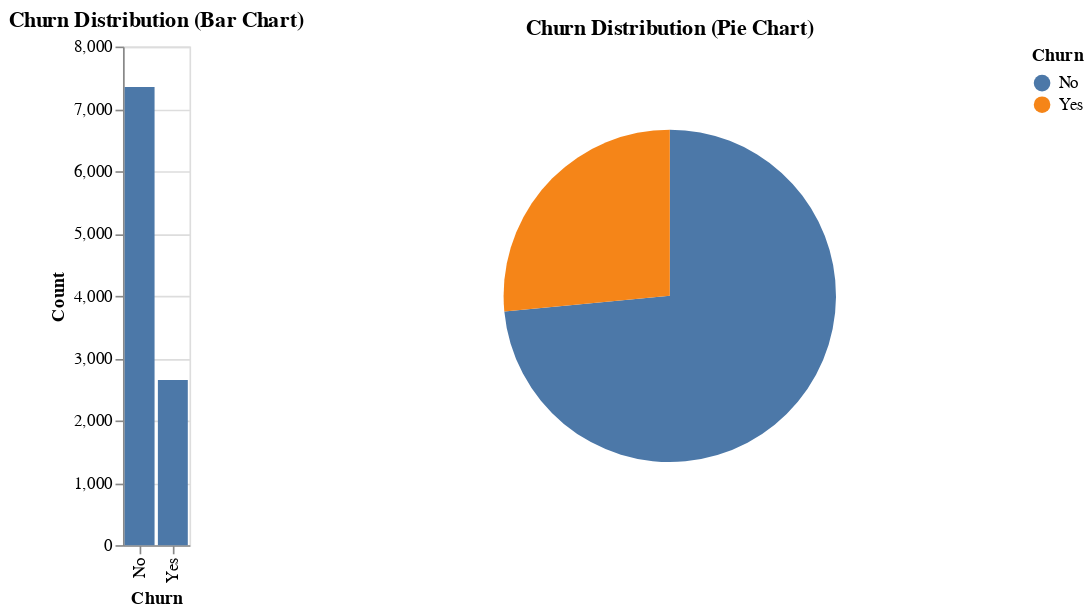

Here is the notebook cell this chart was saved with:
### Code cell
# Combine the two charts into subplots
fig = alt.hconcat(bar_chart, pie_chart)

# Display the chart
display(fig)

### Figure 1 — Vega-Lite specification as saved in the notebook (floating-point values rounded to 4 significant figures)
{"config": {"view": {"continuousWidth": 400, "continuousHeight": 300}}, "hconcat": [{"mark": "bar", "encoding": {"tooltip": [{"field": "Churn", "type": "nominal"}, {"field": "Count", "type": "quantitative"}, {"field": "Percentage", "type": "quantitative"}], "x": {"axis": {"title": "Churn"}, "field": "Churn", "type": "nominal"}, "y": {"axis": {"title": "Count"}, "field": "Count", "type": "quantitative"}}, "title": "Churn Distribution (Bar Chart)"}, {"mark": {"type": "arc", "innerRadius": 0, "outerRadius": 100}, "encoding": {"color": {"field": "Churn", "type": "nominal"}, "theta": {"field": "Count", "type": "quantitative"}, "tooltip": [{"field": "Churn", "type": "nominal"}, {"field": "Count", "type": "quantitative"}, {"field": "Percentage", "type": "quantitative"}]}, "title": "Churn Distribution (Pie Chart)"}], "data": {"name": "data-f1cc47ba407ee0e4cc06b2b0adba70fe"}, "$schema": "https://vega.github.io/schema/vega-lite/v4.17.0.json", "datasets": {"data-f1cc47ba407ee0e4cc06b2b0adba70fe": [{"Churn": "No", "Count": 7350, "Percentage": 73.5}, {"Churn": "Yes", "Count": 2650, "Percentage": 26.5}]}}
